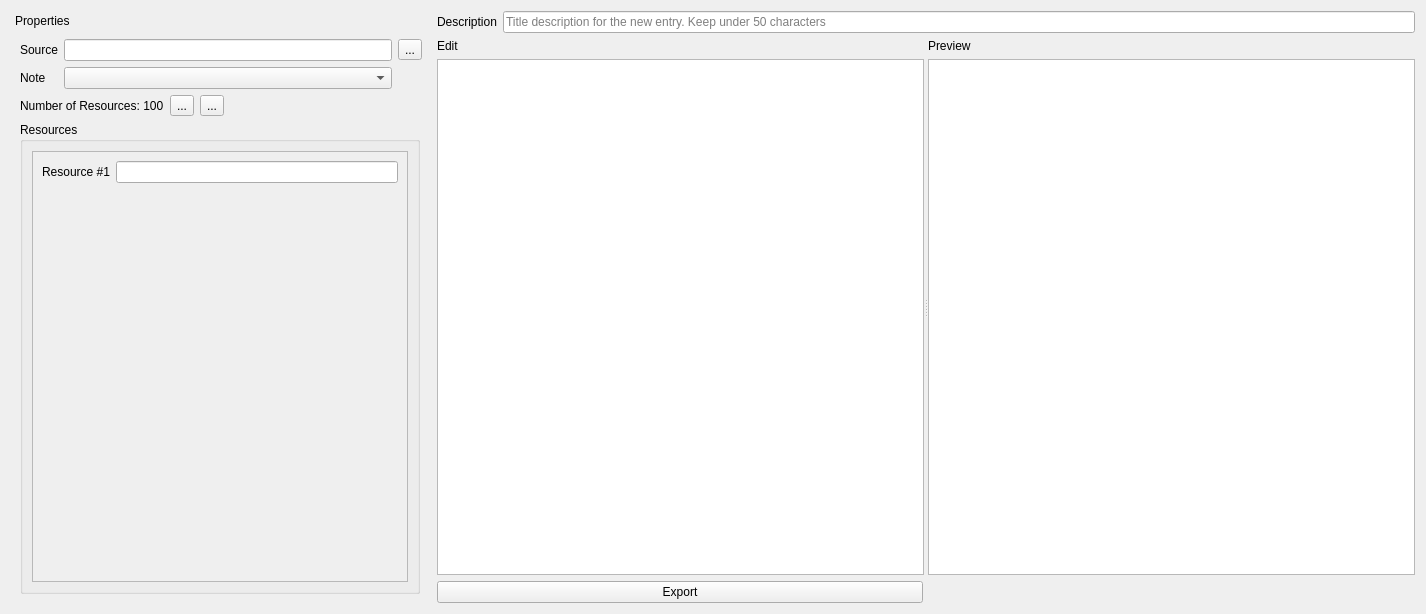
<?xml version="1.0" encoding="UTF-8"?>
<ui version="4.0">
 <class>Form</class>
 <widget class="QWidget" name="Form">
  <property name="geometry">
   <rect>
    <x>0</x>
    <y>0</y>
    <width>1426</width>
    <height>614</height>
   </rect>
  </property>
  <property name="windowTitle">
   <string>Form</string>
  </property>
  <layout class="QGridLayout" name="gridLayout_8">
   <item row="0" column="1">
    <layout class="QGridLayout" name="gridLayout_7">
     <item row="1" column="0" colspan="2">
      <layout class="QHBoxLayout" name="horizontalLayout">
       <item>
        <widget class="QLabel" name="label_description">
         <property name="text">
          <string>Description</string>
         </property>
        </widget>
       </item>
       <item>
        <widget class="QLineEdit" name="lineedit_description">
         <property name="placeholderText">
          <string>Title description for the new entry. Keep under 50 characters</string>
         </property>
        </widget>
       </item>
      </layout>
     </item>
     <item row="2" column="0" colspan="2">
      <widget class="QSplitter" name="splitter">
       <property name="orientation">
        <enum>Qt::Horizontal</enum>
       </property>
       <widget class="QWidget" name="">
        <layout class="QVBoxLayout" name="verticalLayout">
         <item>
          <widget class="QLabel" name="label_edit">
           <property name="text">
            <string>Edit</string>
           </property>
          </widget>
         </item>
         <item>
          <widget class="QTextEdit" name="textedit_edit"/>
         </item>
        </layout>
       </widget>
       <widget class="QWidget" name="layoutWidget">
        <layout class="QVBoxLayout" name="verticalLayout_2">
         <item>
          <widget class="QLabel" name="label_preview">
           <property name="text">
            <string>Preview</string>
           </property>
          </widget>
         </item>
         <item>
          <widget class="QTextEdit" name="textedit_preview"/>
         </item>
        </layout>
       </widget>
      </widget>
     </item>
     <item row="3" column="0">
      <widget class="QPushButton" name="button_export">
       <property name="text">
        <string>Export</string>
       </property>
      </widget>
     </item>
    </layout>
   </item>
   <item row="0" column="0">
    <widget class="QDockWidget" name="dock_properties">
     <property name="minimumSize">
      <size>
       <width>420</width>
       <height>253</height>
      </size>
     </property>
     <property name="maximumSize">
      <size>
       <width>420</width>
       <height>524287</height>
      </size>
     </property>
     <property name="features">
      <set>QDockWidget::NoDockWidgetFeatures</set>
     </property>
     <property name="windowTitle">
      <string>Properties</string>
     </property>
     <widget class="QWidget" name="dockWidgetContents">
      <layout class="QGridLayout" name="gridLayout_6">
       <item row="0" column="0">
        <layout class="QVBoxLayout" name="verticalLayout_3">
         <item>
          <layout class="QGridLayout" name="gridLayout">
           <item row="1" column="0">
            <widget class="QLabel" name="label_note">
             <property name="text">
              <string>Note</string>
             </property>
            </widget>
           </item>
           <item row="0" column="1">
            <widget class="QLineEdit" name="lineedit_source">
             <property name="maximumSize">
              <size>
               <width>400</width>
               <height>16777215</height>
              </size>
             </property>
            </widget>
           </item>
           <item row="0" column="0">
            <widget class="QLabel" name="label_source">
             <property name="text">
              <string>Source</string>
             </property>
            </widget>
           </item>
           <item row="0" column="2">
            <widget class="QToolButton" name="button_filedialog">
             <property name="text">
              <string>...</string>
             </property>
            </widget>
           </item>
           <item row="1" column="1">
            <widget class="QComboBox" name="combobox_note"/>
           </item>
          </layout>
         </item>
         <item>
          <layout class="QGridLayout" name="gridLayout_2">
           <item row="1" column="0" colspan="7">
            <widget class="QGroupBox" name="groupbox_resources">
             <property name="minimumSize">
              <size>
               <width>400</width>
               <height>0</height>
              </size>
             </property>
             <property name="maximumSize">
              <size>
               <width>400</width>
               <height>16777215</height>
              </size>
             </property>
             <property name="title">
              <string>Resources</string>
             </property>
             <layout class="QGridLayout" name="gridLayout_3">
              <item row="0" column="0">
               <widget class="QScrollArea" name="scrollArea">
                <property name="widgetResizable">
                 <bool>true</bool>
                </property>
                <widget class="QWidget" name="scrollAreaWidgetContents">
                 <property name="geometry">
                  <rect>
                   <x>0</x>
                   <y>0</y>
                   <width>378</width>
                   <height>438</height>
                  </rect>
                 </property>
                 <layout class="QGridLayout" name="gridLayout_5">
                  <item row="0" column="0">
                   <layout class="QGridLayout" name="gridLayout_4">
                    <item row="0" column="0">
                     <widget class="QLabel" name="label_resource1">
                      <property name="text">
                       <string>Resource #1</string>
                      </property>
                     </widget>
                    </item>
                    <item row="0" column="1">
                     <widget class="QLineEdit" name="lineedit_resource1"/>
                    </item>
                    <item row="1" column="1">
                     <spacer name="verticalSpacer">
                      <property name="orientation">
                       <enum>Qt::Vertical</enum>
                      </property>
                      <property name="sizeHint" stdset="0">
                       <size>
                        <width>20</width>
                        <height>40</height>
                       </size>
                      </property>
                     </spacer>
                    </item>
                   </layout>
                  </item>
                 </layout>
                </widget>
               </widget>
              </item>
             </layout>
            </widget>
           </item>
           <item row="0" column="0">
            <widget class="QLabel" name="label_numofresources">
             <property name="text">
              <string>Number of Resources: 100</string>
             </property>
            </widget>
           </item>
           <item row="0" column="1">
            <widget class="QToolButton" name="button_add">
             <property name="text">
              <string>...</string>
             </property>
            </widget>
           </item>
           <item row="0" column="2">
            <widget class="QToolButton" name="button_remove">
             <property name="text">
              <string>...</string>
             </property>
            </widget>
           </item>
          </layout>
         </item>
        </layout>
       </item>
      </layout>
     </widget>
    </widget>
   </item>
  </layout>
 </widget>
 <resources/>
 <connections/>
</ui>
